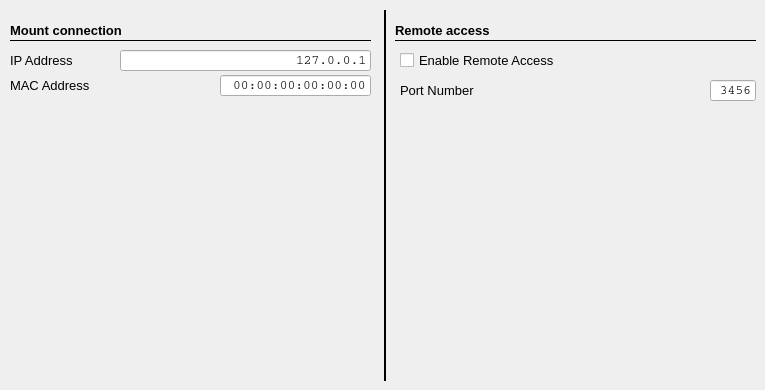
     <widget class="QWidget" name="tab_14">
      <attribute name="title">
       <string>Mount IP / Remote</string>
      </attribute>
      <widget class="QLabel" name="label_mountMAC">
       <property name="geometry">
        <rect>
         <x>10</x>
         <y>75</y>
         <width>161</width>
         <height>21</height>
        </rect>
       </property>
       <property name="font">
        <font>
         <pointsize>10</pointsize>
        </font>
       </property>
       <property name="text">
        <string>MAC Address</string>
       </property>
      </widget>
      <widget class="QLabel" name="label_mountIP">
       <property name="geometry">
        <rect>
         <x>10</x>
         <y>50</y>
         <width>81</width>
         <height>21</height>
        </rect>
       </property>
       <property name="font">
        <font>
         <pointsize>10</pointsize>
        </font>
       </property>
       <property name="text">
        <string>IP Address</string>
       </property>
      </widget>
      <widget class="QLineEdit" name="mountHost">
       <property name="geometry">
        <rect>
         <x>120</x>
         <y>50</y>
         <width>251</width>
         <height>21</height>
        </rect>
       </property>
       <property name="font">
        <font>
         <family>Courier</family>
         <pointsize>10</pointsize>
         <weight>50</weight>
         <bold>false</bold>
        </font>
       </property>
       <property name="mouseTracking">
        <bool>false</bool>
       </property>
       <property name="acceptDrops">
        <bool>false</bool>
       </property>
       <property name="toolTip">
        <string>&lt;html&gt;&lt;head/&gt;&lt;body&gt;&lt;p&gt;IP address of mount, ip address and host names!&lt;/p&gt;&lt;/body&gt;&lt;/html&gt;</string>
       </property>
       <property name="layoutDirection">
        <enum>Qt::RightToLeft</enum>
       </property>
       <property name="text">
        <string>127.0.0.1</string>
       </property>
       <property name="maxLength">
        <number>50</number>
       </property>
       <property name="alignment">
        <set>Qt::AlignRight|Qt::AlignTrailing|Qt::AlignVCenter</set>
       </property>
       <property name="dragEnabled">
        <bool>true</bool>
       </property>
       <property name="readOnly">
        <bool>false</bool>
       </property>
      </widget>
      <widget class="QLineEdit" name="mountMAC">
       <property name="geometry">
        <rect>
         <x>220</x>
         <y>75</y>
         <width>151</width>
         <height>21</height>
        </rect>
       </property>
       <property name="font">
        <font>
         <family>Courier</family>
         <pointsize>10</pointsize>
         <weight>50</weight>
         <bold>false</bold>
        </font>
       </property>
       <property name="mouseTracking">
        <bool>false</bool>
       </property>
       <property name="acceptDrops">
        <bool>false</bool>
       </property>
       <property name="toolTip">
        <string>&lt;html&gt;&lt;head/&gt;&lt;body&gt;&lt;p&gt;&lt;span style=&quot; font-weight:400;&quot;&gt;MAC address of the mount&lt;/span&gt;&lt;/p&gt;&lt;/body&gt;&lt;/html&gt;</string>
       </property>
       <property name="layoutDirection">
        <enum>Qt::RightToLeft</enum>
       </property>
       <property name="text">
        <string>00:00:00:00:00:00</string>
       </property>
       <property name="maxLength">
        <number>18</number>
       </property>
       <property name="alignment">
        <set>Qt::AlignRight|Qt::AlignTrailing|Qt::AlignVCenter</set>
       </property>
       <property name="dragEnabled">
        <bool>true</bool>
       </property>
       <property name="readOnly">
        <bool>false</bool>
       </property>
      </widget>
      <widget class="QLineEdit" name="le_remotePort">
       <property name="geometry">
        <rect>
         <x>710</x>
         <y>80</y>
         <width>46</width>
         <height>21</height>
        </rect>
       </property>
       <property name="font">
        <font>
         <family>Courier</family>
         <pointsize>10</pointsize>
         <weight>50</weight>
         <bold>false</bold>
        </font>
       </property>
       <property name="mouseTracking">
        <bool>false</bool>
       </property>
       <property name="acceptDrops">
        <bool>false</bool>
       </property>
       <property name="toolTip">
        <string>&lt;html&gt;&lt;head/&gt;&lt;body&gt;&lt;p&gt;&lt;span style=&quot; font-weight:400;&quot;&gt;Port number for remote access.&lt;/span&gt;&lt;/p&gt;&lt;/body&gt;&lt;/html&gt;</string>
       </property>
       <property name="layoutDirection">
        <enum>Qt::RightToLeft</enum>
       </property>
       <property name="inputMask">
        <string/>
       </property>
       <property name="text">
        <string>3456</string>
       </property>
       <property name="maxLength">
        <number>5</number>
       </property>
       <property name="alignment">
        <set>Qt::AlignRight|Qt::AlignTrailing|Qt::AlignVCenter</set>
       </property>
       <property name="dragEnabled">
        <bool>true</bool>
       </property>
       <property name="readOnly">
        <bool>false</bool>
       </property>
       <property name="cursorMoveStyle">
        <enum>Qt::VisualMoveStyle</enum>
       </property>
      </widget>
      <widget class="QLabel" name="label_193">
       <property name="geometry">
        <rect>
         <x>395</x>
         <y>20</y>
         <width>171</width>
         <height>21</height>
        </rect>
       </property>
       <property name="font">
        <font>
         <pointsize>10</pointsize>
         <weight>75</weight>
         <bold>true</bold>
        </font>
       </property>
       <property name="text">
        <string>Remote access</string>
       </property>
      </widget>
      <widget class="Line" name="line_49">
       <property name="geometry">
        <rect>
         <x>395</x>
         <y>40</y>
         <width>361</width>
         <height>1</height>
        </rect>
       </property>
       <property name="font">
        <font>
         <pointsize>10</pointsize>
        </font>
       </property>
       <property name="frameShadow">
        <enum>QFrame::Plain</enum>
       </property>
       <property name="orientation">
        <enum>Qt::Horizontal</enum>
       </property>
      </widget>
      <widget class="QCheckBox" name="checkEnableRemoteAccess">
       <property name="geometry">
        <rect>
         <x>400</x>
         <y>50</y>
         <width>201</width>
         <height>21</height>
        </rect>
       </property>
       <property name="font">
        <font>
         <pointsize>10</pointsize>
        </font>
       </property>
       <property name="toolTip">
        <string>&lt;html&gt;&lt;head/&gt;&lt;body&gt;&lt;p&gt;Enable / disable remote access for shutdown.&lt;/p&gt;&lt;/body&gt;&lt;/html&gt;</string>
       </property>
       <property name="text">
        <string>Enable Remote Access</string>
       </property>
       <property name="checked">
        <bool>false</bool>
       </property>
      </widget>
      <widget class="QLabel" name="label_200">
       <property name="geometry">
        <rect>
         <x>10</x>
         <y>20</y>
         <width>291</width>
         <height>21</height>
        </rect>
       </property>
       <property name="font">
        <font>
         <family>Arial</family>
         <pointsize>10</pointsize>
         <weight>75</weight>
         <bold>true</bold>
        </font>
       </property>
       <property name="text">
        <string>Mount connection</string>
       </property>
      </widget>
      <widget class="Line" name="line_61">
       <property name="geometry">
        <rect>
         <x>10</x>
         <y>40</y>
         <width>361</width>
         <height>1</height>
        </rect>
       </property>
       <property name="font">
        <font>
         <pointsize>10</pointsize>
        </font>
       </property>
       <property name="frameShadow">
        <enum>QFrame::Plain</enum>
       </property>
       <property name="orientation">
        <enum>Qt::Horizontal</enum>
       </property>
      </widget>
      <widget class="QLabel" name="label_mountIP_5">
       <property name="geometry">
        <rect>
         <x>400</x>
         <y>80</y>
         <width>161</width>
         <height>21</height>
        </rect>
       </property>
       <property name="font">
        <font>
         <pointsize>10</pointsize>
        </font>
       </property>
       <property name="text">
        <string>Port Number</string>
       </property>
      </widget>
      <widget class="Line" name="line_93">
       <property name="geometry">
        <rect>
         <x>380</x>
         <y>10</y>
         <width>11</width>
         <height>371</height>
        </rect>
       </property>
       <property name="styleSheet">
        <string notr="true"/>
       </property>
       <property name="frameShadow">
        <enum>QFrame::Plain</enum>
       </property>
       <property name="lineWidth">
        <number>2</number>
       </property>
       <property name="orientation">
        <enum>Qt::Vertical</enum>
       </property>
      </widget>
     </widget>
